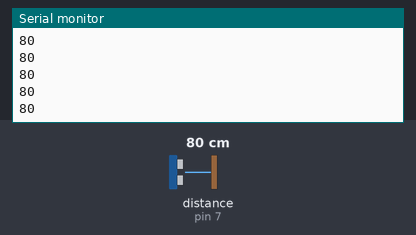
A sketch run on a simulated Arduino Uno, built with avr-gcc and run on an emulated ATmega328P. On the bench: the last lines printed to the serial monitor. Inputs (shaded band) come from the test bench; at power-on: distance to the obstacle (sensor on pin 7) 80 cm.

Above: at 1.2 s.
1.3 s: distance to the obstacle (sensor on pin 7) set to 2 cm
At 1.38 s:
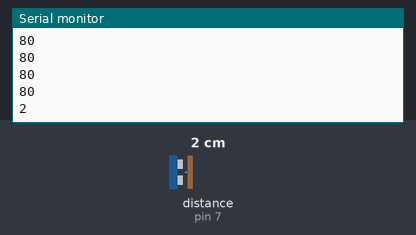
2.8 s: distance to the obstacle (sensor on pin 7) set to 4 cm
At 2.89 s:
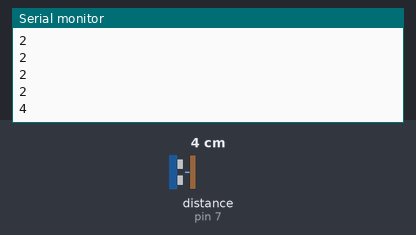
Timing chart, 0 to 5.8 s (numbered marks = the images above; inputs shaded):
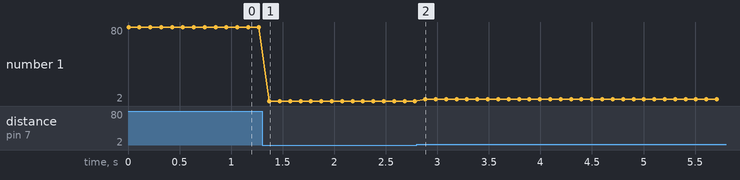

Measured:
- after the input at 1.3 s, the serial monitor: prints a new line after 0.07 s (image 1)
- after the input at 2.8 s, the serial monitor: prints a new line after 0.08 s (image 2)
- plotted number 1: 80 → 2 after the input at 1.3 s, 2 → 4 after the input at 2.8 s

The sketch:

UltrasonicDisplayOnTerm.ino
```cpp
#include <Ultrasonic.h>

Ultrasonic ultrasonic(6,7);
void setup()
{

  Serial.begin(9600);
}
void loop()
{
  ultrasonic.MeasureInCentimeters();
  Serial.println(ultrasonic.RangeInCentimeters);
  delay(100);
}
```
